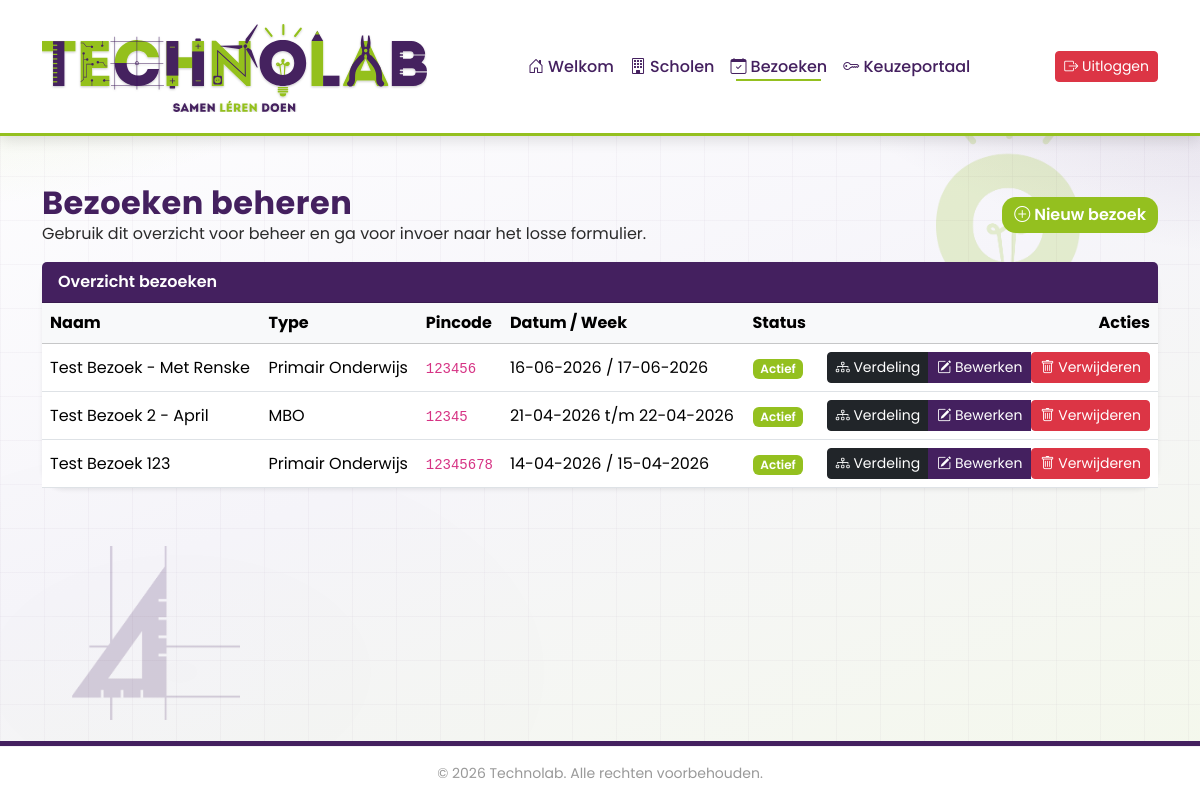
/bezoeken.php (signed in), run on the app's committed database.
### tables this page shows
CREATE TABLE `bezoek` (
  `bezoek_id` int(11) NOT NULL,
  `naam` varchar(255) NOT NULL,
  `type_onderwijs` enum('PO','VO','MBO') NOT NULL,
  `schooljaar` varchar(20) NOT NULL DEFAULT '',
  `pincode` varchar(10) NOT NULL,
  `max_keuzes` tinyint(3) UNSIGNED NOT NULL DEFAULT 2,
  `po_dag1` datetime DEFAULT NULL,
  `po_dag2` datetime DEFAULT NULL,
  `vo_week_start` date DEFAULT NULL,
  `vo_week_eind` date DEFAULT NULL,
  `actief` tinyint(1) NOT NULL DEFAULT 1,
  `created_at` timestamp NOT NULL DEFAULT current_timestamp()
);

### includes/functions.php (called while the page is built, shortened)
<?php
function e(mixed $waarde): string
{
    return htmlspecialchars((string)$waarde, ENT_QUOTES, 'UTF-8');
}

### bezoeken.php (the view, shortened to what this page needs)
<?php
require 'includes/config.php';
$gemarkeerde_bezoek_id = isset($_GET['highlight']) ? (int)$_GET['highlight'] : null;
$bezoek_resultaat = $conn->query('SELECT * FROM bezoek ORDER BY created_at DESC');
$type_labels = [
    'PO' => 'Primair Onderwijs',
    'VO' => 'Voortgezet Onderwijs',
    'MBO' => 'MBO',
];
require 'includes/header.php';
?>
<div class="ttr-app">
    <div class="container py-5">
        <div class="d-flex flex-wrap justify-content-between align-items-center gap-3 mb-3">
            <div>
                <h2 class="fw-bold text-primary mb-0">Bezoeken beheren</h2>
                <p class="mb-0">Gebruik dit overzicht voor beheer en ga voor invoer naar het losse formulier.</p>
            </div>
            <a href="bezoek_formulier.php" class="btn btn-success">
                <i class="bi bi-plus-circle"></i> Nieuw bezoek
            </a>
        </div>
        <div class="card shadow-sm">
            <div class="card-header bg-primary text-white fw-semibold">
                Overzicht bezoeken
            </div>
            <div class="card-body p-0">
                <div class="table-responsive">
                    <table class="table table-hover align-middle mb-0">
                        <thead class="table-light">
                            <tr>
                                <th>Naam</th>
                                <th>Type</th>
                                <th>Pincode</th>
                                <th>Datum / Week</th>
                                <th>Status</th>
                                <th class="text-end">Acties</th>
                            </tr>
                        </thead>
                        <tbody>
                            <?php if ($bezoek_resultaat && $bezoek_resultaat->num_rows > 0): ?>
                                <?php while ($bezoekRij = $bezoek_resultaat->fetch_assoc()): ?>
                                    <?php
                                        $type_label = $type_labels[$bezoekRij['type_onderwijs']] ?? $bezoekRij['type_onderwijs'];
                                        if ($bezoekRij['type_onderwijs'] === 'PO') {
                                            $datum_tekst = $bezoekRij['po_dag1'] ? date('d-m-Y', strtotime($bezoekRij['po_dag1'])) : '—';
                                            if ($bezoekRij['po_dag2']) {
                                                $datum_tekst .= ' / ' . date('d-m-Y', strtotime($bezoekRij['po_dag2']));
                                            }
                                        } else {
                                            $datum_tekst = $bezoekRij['vo_week_start'] ? date('d-m-Y', strtotime($bezoekRij['vo_week_start'])) : '—';
                                            if ($bezoekRij['vo_week_eind']) {
                                                $datum_tekst .= ' t/m ' . date('d-m-Y', strtotime($bezoekRij['vo_week_eind']));
                                            }
                                        }
                                    ?>
                                    <tr<?= $gemarkeerde_bezoek_id === (int)$bezoekRij['bezoek_id'] ? ' class="table-warning"' : '' ?>>
                                        <td><?= e($bezoekRij['naam']) ?></td>
                                        <td><?= e($type_label) ?></td>
                                        <td><code><?= e($bezoekRij['pincode']) ?></code></td>
                                        <td><?= e($datum_tekst) ?></td>
                                        <td>
                                            <?php if ($bezoekRij['actief']): ?>
                                                <span class="badge bg-success">Actief</span>
                                            <?php else: ?>
                                                <span class="badge bg-secondary">Inactief</span>
                                            <?php endif; ?>
                                        </td>
                                        <td class="text-end">
                                            <div class="btn-group" role="group">
                                                <a href="indeling.php?bezoek_id=<?= (int)$bezoekRij['bezoek_id'] ?>" class="btn btn-dark btn-sm" title="Open verdeling voor alle gekoppelde klassen">
                                                    <i class="bi bi-diagram-3"></i> Verdeling
                                                </a>
                                                <a href="bezoek_formulier.php?edit=<?= (int)$bezoekRij['bezoek_id'] ?>" class="btn btn-primary btn-sm">
                                                    <i class="bi bi-pencil-square"></i> Bewerken
                                                </a>
                                                <form method="post" class="d-inline" onsubmit="return confirm('Weet je zeker dat je dit bezoek wilt verwijderen?');">
                                                    <button type="submit" class="btn btn-danger btn-sm">
                                                        <i class="bi bi-trash"></i> Verwijderen
                                                    </button>
                                                </form>
                                            </div>
                                        </td>
                                    </tr>
                                <?php endwhile; ?>
                            <?php else: ?>
                                <tr>
                                    <td colspan="6" class="text-muted text-center py-3">Nog geen bezoeken aangemaakt.</td>
                                </tr>
                            <?php endif; ?>
                        </tbody>
                    </table>
                </div>
            </div>
        </div>
    </div>
</div>
<?php require 'includes/footer.php'; ?>

### css/index.css (style rules this page uses)
:root { --tl-purple: #44205F; --tl-green: #94C01F; --tl-white: #ffffff; --tl-purple-light: rgba(68, 32, 95, 0.10); --tl-purple-dark: rgba(68, 32, 95, 0.08); --tl-green-light: rgba(148, 192, 31, 0.15); }
body.ttr-app { background: radial-gradient(900px 520px at -8% -14%, rgba(148, 192, 31, 0.22) 0%, rgba(148, 192, 31, 0) 62%), radial-gradient(920px 560px at 108% -12%, rgba(68, 32, 95, 0.24) 0%, rgba(68, 32, 95, 0) 63%), linear-gradient(160deg, #ffffff 0%, #f6f5fa 50%, #f4f8eb 100%); font-family: "Poppins", sans-serif; color: #2b2b2b; min-height: 100vh; display: flex; flex-direction: column; }
div.ttr-app { background: transparent; }
body.ttr-app::before { content: ""; position: fixed; inset: 0; pointer-events: none; z-index: -1; background-image: linear-gradient(rgba(68, 32, 95, 0.06) 1px, transparent 1px), linear-gradient(90deg, rgba(68, 32, 95, 0.06) 1px, transparent 1px); background-size: 44px 44px, 44px 44px; background-position: 0 0, 0 0; opacity: 0.55; }
body.ttr-app::after { content: ""; position: fixed; inset: 0; pointer-events: none; z-index: -1; background-image: url("../images/cartoons/lampje_groen.png"), url("../images/cartoons/geodriehoek_paars.png"), url("../images/cartoons/reageerbuisje_groen.png"), url("../images/cartoons/puzzel_wit.png"), radial-gradient(420px 250px at 15% 84%, rgba(68, 32, 95, 0.11), rgba(68, 32, 95, 0)), radial-gradient(500px 280px at 86% 84%, rgba(148, 192, 31, 0.15), rgba(148, 192, 31, 0)); background-repeat: no-repeat, no-repeat, no-repeat, no-repeat, no-repeat, no-repeat; background-position: clamp(42px, 8vw, 118px) clamp(34px, 8vh, 104px), clamp(10px, 3vw, 42px) clamp(50vh, 56vh, 62vh), calc(100% - clamp(72px, 9vw, 128px)) clamp(56vh, 64vh, 72vh), calc(100% - clamp(96px, 11vw, 164px)) clamp(28px, 7vh, 84px), 0 0, 0 0; background-size: clamp(112px, 10vw, 156px) auto, clamp(220px, 20vw, 300px) auto, clamp(92px, 8vw, 128px) auto, clamp(104px, 9vw, 144px) auto, auto, auto; opacity: 0.22; animation: mascotFloat 16s ease-in-out infinite; }
.ttr-app h2, .ttr-app h5 { color: var(--tl-purple); }
.ttr-app h2 { font-weight: 700; letter-spacing: 0.5px; }
.ttr-app .card { background: var(--tl-white); border-radius: 22px; border: none; box-shadow: 0 10px 28px rgba(0,0,0,0.08); transition: transform 0.25s ease, box-shadow 0.25s ease; animation: softFloat 8s ease-in-out infinite; }
.btn-success { background: var(--tl-green); color: var(--tl-white); border-radius: 14px; border: none; font-weight: 600; transition: transform 0.15s ease, box-shadow 0.15s ease; }
.bg-primary { background-color: var(--tl-purple) !important; }
.text-primary { color: var(--tl-purple) !important; }
.btn-primary { background-color: var(--tl-purple); border-color: var(--tl-purple); color: var(--tl-white); }
.bg-success { background-color: var(--tl-green) !important; }
.badge { font-weight: 600; }
body.ttr-app::after { background-image: url("../images/cartoons/geodriehoek_paars.png"), url("../images/cartoons/lampje_groen.png"), radial-gradient(520px 320px at 15% 84%, rgba(68, 32, 95, 0.06), rgba(68, 32, 95, 0)); background-repeat: no-repeat, no-repeat, no-repeat; background-position: clamp(12px, 6vw, 96px) calc(100% - clamp(48px, 10vh, 120px)), calc(100% - clamp(88px, 10vw, 160px)) calc(clamp(12px, 6vh, 64px) + 56px), 0 0; background-size: clamp(96px, 14vw, 220px) auto, clamp(84px, 12vw, 180px) auto, auto; opacity: 0.20 !important; animation: mascotFloat 18s ease-in-out infinite !important; transition: opacity 0.25s ease; z-index: -1; }

### data on the page
bezoek: naam "Test Bezoek - Met Renske", type_onderwijs "Primair Onderwijs", pincode "123456", datum_tekst "16-06-2026 / 17-06-2026", actief "Actief"
bezoek: naam "Test Bezoek 2 - April", type_onderwijs "MBO", pincode "12345", datum_tekst "21-04-2026 t/m 22-04-2026", actief "Actief"
bezoek: naam "Test Bezoek 123", type_onderwijs "Primair Onderwijs", pincode "12345678", datum_tekst "14-04-2026 / 15-04-2026", actief "Actief"
